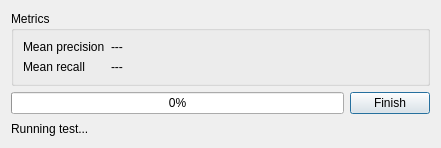
<?xml version="1.0" encoding="UTF-8"?>
<ui version="4.0">
 <class>TestDialog</class>
 <widget class="QDialog" name="TestDialog">
  <property name="geometry">
   <rect>
    <x>0</x>
    <y>0</y>
    <width>441</width>
    <height>148</height>
   </rect>
  </property>
  <property name="windowTitle">
   <string>Precision and recall test</string>
  </property>
  <layout class="QGridLayout" name="gridLayout">
   <item row="1" column="0">
    <widget class="QProgressBar" name="progressBar">
     <property name="maximum">
      <number>100</number>
     </property>
     <property name="value">
      <number>0</number>
     </property>
    </widget>
   </item>
   <item row="0" column="0" colspan="2">
    <widget class="QGroupBox" name="groupBox">
     <property name="title">
      <string>Metrics</string>
     </property>
     <layout class="QFormLayout" name="formLayout">
      <item row="0" column="0">
       <widget class="QLabel" name="label">
        <property name="text">
         <string>Mean precision</string>
        </property>
       </widget>
      </item>
      <item row="0" column="1">
       <widget class="QLabel" name="precision">
        <property name="text">
         <string>---</string>
        </property>
       </widget>
      </item>
      <item row="1" column="0">
       <widget class="QLabel" name="label_2">
        <property name="text">
         <string>Mean recall</string>
        </property>
       </widget>
      </item>
      <item row="1" column="1">
       <widget class="QLabel" name="recall">
        <property name="text">
         <string>---</string>
        </property>
       </widget>
      </item>
     </layout>
    </widget>
   </item>
   <item row="1" column="1">
    <widget class="QPushButton" name="finishTestButton">
     <property name="text">
      <string>Finish</string>
     </property>
    </widget>
   </item>
   <item row="2" column="0">
    <widget class="QLabel" name="statusMessage">
     <property name="text">
      <string>Running test...</string>
     </property>
    </widget>
   </item>
  </layout>
 </widget>
 <resources/>
 <connections/>
</ui>
